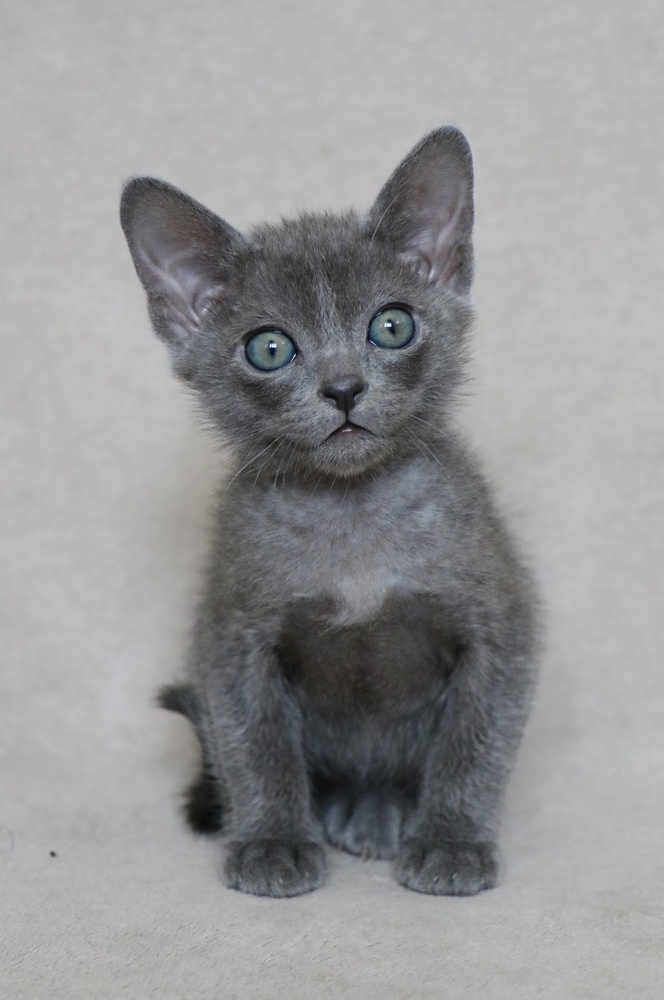
#> input picture Lab1/Images/cat.JPG, 664 x 1000 px, shrunk from 1063 x 1600 before the run, found by its file name
$ python main.py
#> lines starting #> are read from the running program, lines starting #| are printed output that depends on the picture; after the words box and inside, x2 and y2 are one past the last pixel; in counts of white or black regions, pixels touching at a corner belong together
import cv2
import numpy as np
import matplotlib.pyplot as plt
from scipy.signal import find_peaks

Original_name = "cat.JPG" #Change image name
BWImage_name = "B/W_"+Original_name
Mask_name = "Mask_"+Original_name
Cut_image = "Cut_"+Original_name

input_image = cv2.imread(Original_name)
#> input_image is the input picture: shape (1000, 664, 3); mean B, G, R 151.3, 150.2, 150.1

# Get the dimensions of the image
height, width, _ = input_image.shape
#> height = 1000; width = 664

# Create an empty grayscale image of the same dimensions
bw_image = np.zeros((height, width), dtype=np.uint8)

for y in range(height):
    for x in range(width):
        r, g, b = input_image[y, x]
        gray_value = int(0.36 * r + 0.53 * g + 0.11 * b)
        bw_image[y, x] = gray_value

plt.imshow(bw_image, cmap='gray')
plt.title("Grayscale Image")
plt.axis('off')  # Hide axis
plt.show()

hist = cv2.calcHist([bw_image], [0], None, [256], [0, 256])
#> hist = 256 values, max 37838 at index 184, min 0 at index 0, mean 2593.8

smoothed_hist = cv2.GaussianBlur(hist, (5, 5), 0)
#> smoothed_hist = 256 values, max 35403.6 at index 184, min 0 at index 0, mean 2593.8
smoothed_hist[0] = 0  # Set the left boundary to zero
smoothed_hist[255] = 0  # Set the right boundary to zero
plt.plot(smoothed_hist)
peaks, _ = find_peaks(smoothed_hist.flatten(), height=0)
#> peaks = [71, 87, 95, 104, 145, 184, 206, 212, 217, 222, 231, 237, 246, 251]
print(peaks)
#| [ 71  87  95 104 145 184 206 212 217 222 231 237 246 251]
sorted_peaks = sorted(peaks, key=lambda x: smoothed_hist[x], reverse=True)
#> sorted_peaks = [184, 95, 104, 87, 71, 145, 246, 237, 231, 217, 212, 206, 222, 251]

# Take the two highest peaks
highest_peak_1 = sorted_peaks[0]
#> highest_peak_1 = 184
highest_peak_2 = sorted_peaks[1]
#> highest_peak_2 = 95

print(f"First highest peak: {highest_peak_1}, Value: {smoothed_hist[highest_peak_1]}")
#| First highest peak: 184, Value: [35403.625]
print(f"Second highest peak: {highest_peak_2}, Value: {smoothed_hist[highest_peak_2]}")
#| Second highest peak: 95, Value: [2902.875]

min_value = float('inf')
min_index = -1

for i in range(highest_peak_2, highest_peak_1 + 1):
    if hist[i] < min_value:
        min_value = hist[i]
        min_index = i
#> this loop made 90 passes
#> min_value on passes 1, 3, 5, 7, 13, 16, 17, 18, 19, 20, 22, 23: [2887], [2827], [2801], [2775], [2554], [2503], [2450], [2442], [2375], [2297], [2217], [2085]
#> after the loop, min_index = 143

print(f"Minimum value: {min_value} at index: {min_index}")
#| Minimum value: [789.] at index: 143

# Відобразіть гістограму
plt.figure(figsize=(8, 6))
plt.title('Гістограма відтінків сірого (Grayscale Histogram)')
plt.xlabel('Відтінки сірого (Gray Level)')
plt.ylabel('Кількість пікселів')
plt.plot(hist)
plt.xlim([0, 256])
plt.show()
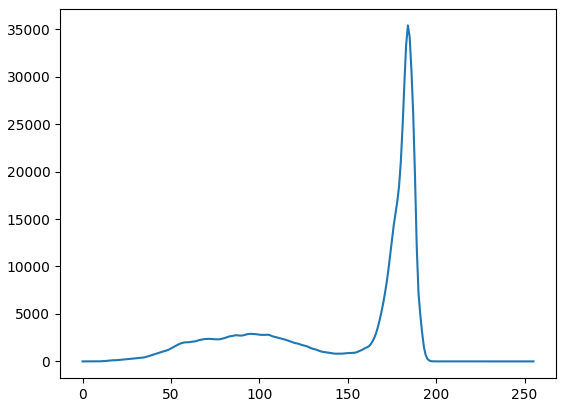
#> figure drawn by matplotlib, 1 panel; curve peaks at x = 184, y = 35403.6
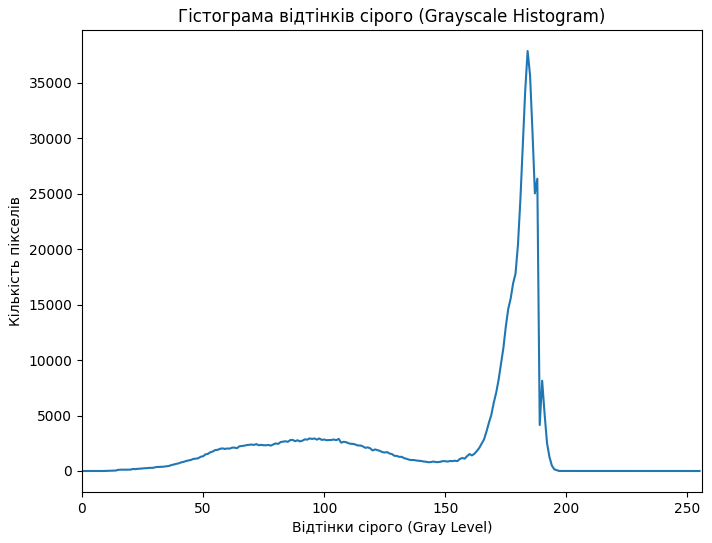
#> figure drawn by matplotlib, 1 panel; curve peaks at x = 184, y = 37838

threshold = min_index #Початковий поріг
#> threshold = 143

#Застосовуємо порогову бінаризацію
Mask = np.where(bw_image < threshold, 1, 0)
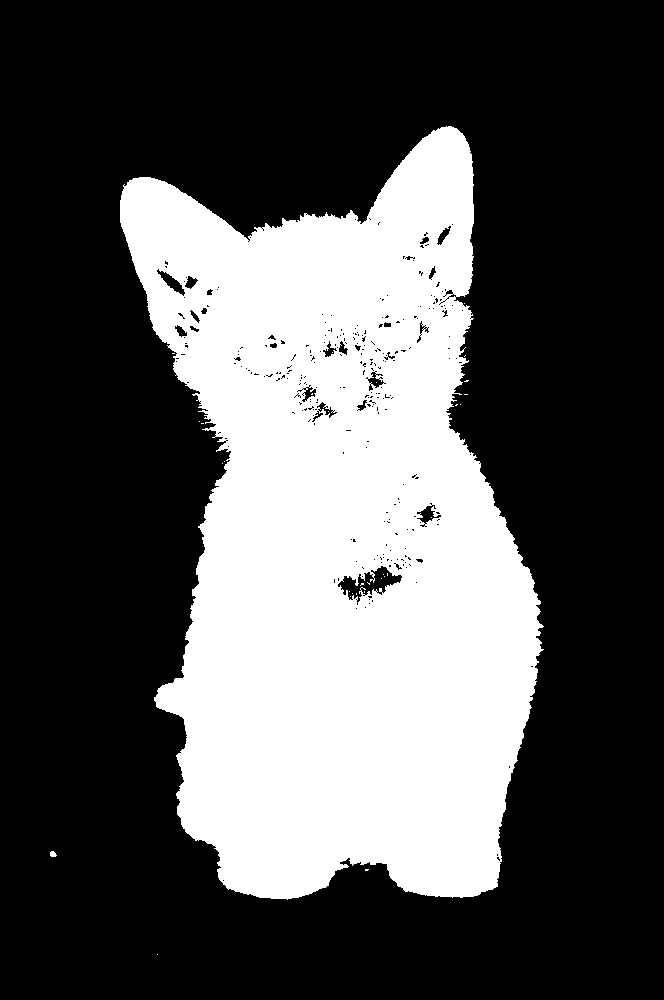
#> Mask: shape (1000, 664) int64; values 0 (black) and 1 (white), 32.5% white; 31 white regions (29 under 20 px), largest, box (x1, y1, x2, y2) and area: (120, 126, 544, 900) 215873, (50, 851, 57, 857) 32
#
object_cut = cv2.bitwise_and(input_image, input_image, mask=Mask.astype(np.uint8))
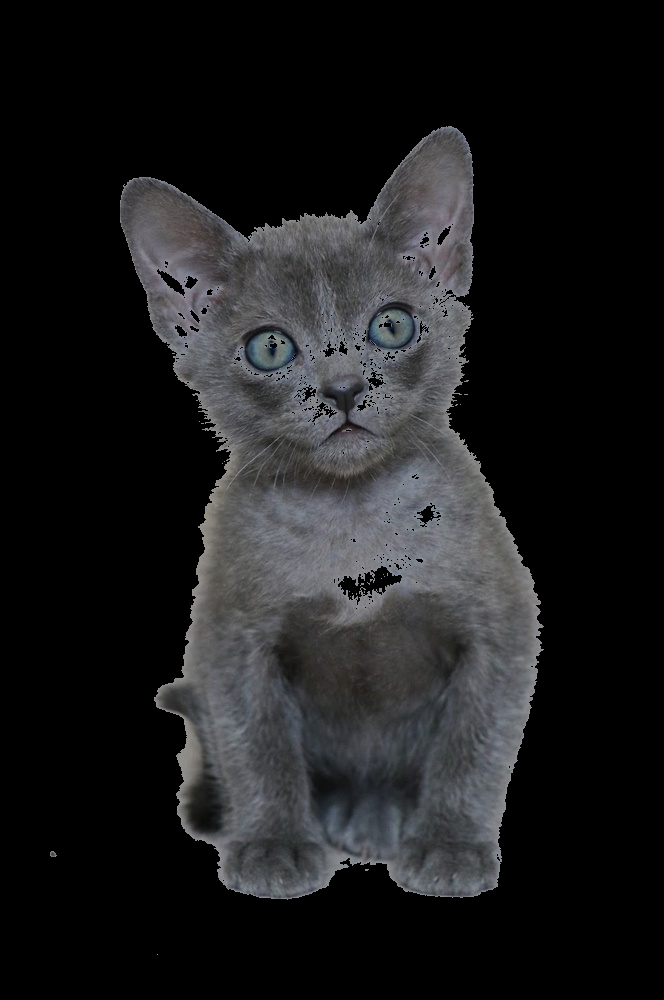
#> object_cut: shape (1000, 664, 3); mean B, G, R 29.8, 28.6, 28.3

plt.imsave(Mask_name, Mask, cmap='gray')
plt.imshow(Mask, cmap='gray')
plt.title("Mask")
plt.axis('off')
plt.show()

cv2.imwrite(Cut_image, object_cut)  # Зберегти вирізаний об'єкт
cv2.imshow("Object Cut", object_cut)
cv2.waitKey(0)
cv2.destroyAllWindows()
